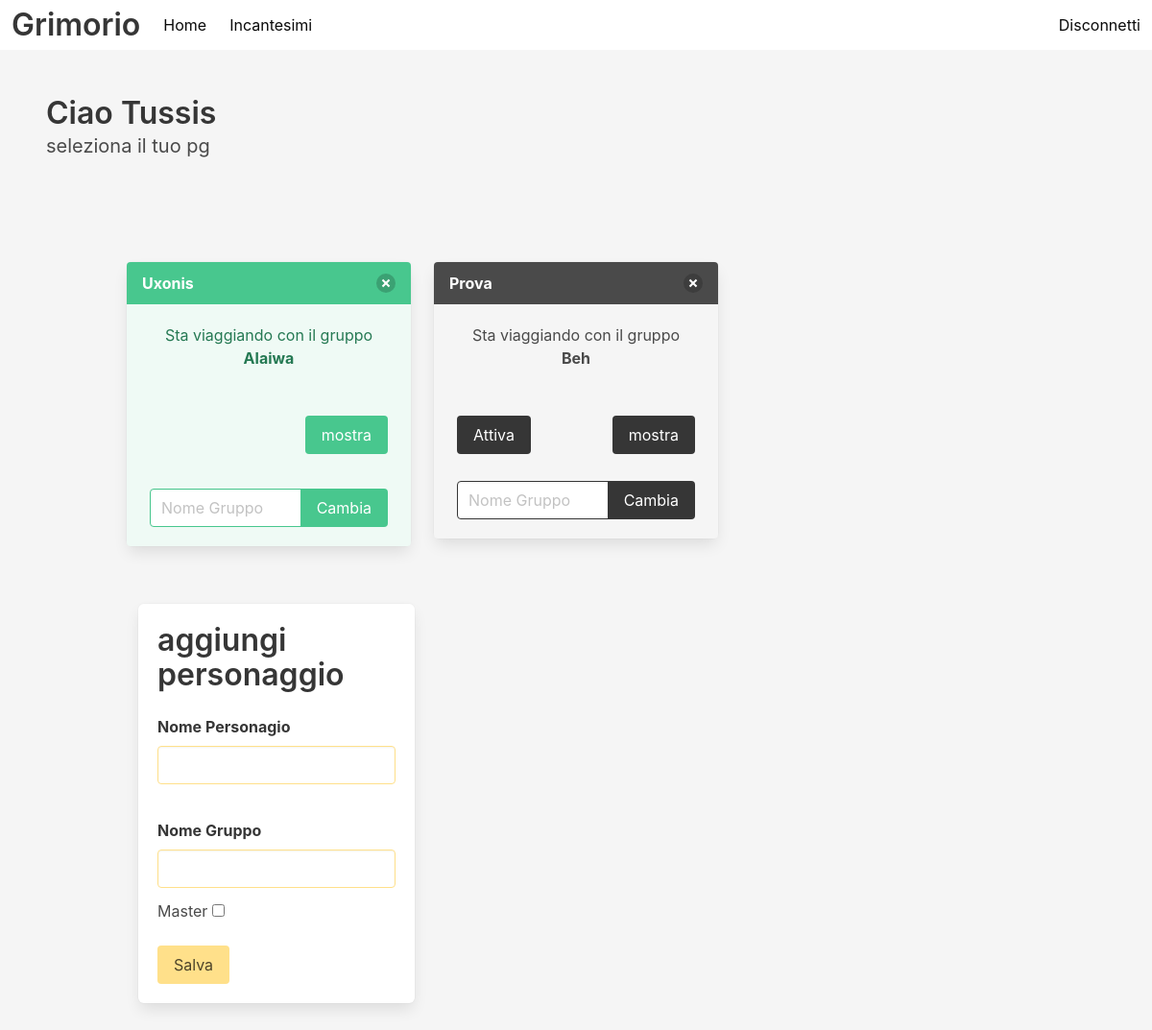
The app's page /index (signed in) with its own data.
### app/models.py (models this page shows, shortened)
class User(UserMixin, db.Model):
    id: so.Mapped[int] = so.mapped_column(primary_key=True)
    username: so.Mapped[str] = so.mapped_column(sa.String(32), index=True, unique=True)
    password_hash: so.Mapped[Optional[str]] = so.mapped_column(sa.String(256))
    chars: so.WriteOnlyMapped["Character"] = so.relationship(back_populates="players")

class Character(db.Model):
    id: so.Mapped[int] = so.mapped_column(primary_key=True)
    name: so.Mapped[str] = so.mapped_column(sa.String(64), index=True, unique=True)
    group: so.Mapped[Optional[str]] = so.mapped_column(sa.String(64), index=True)
    plane: so.Mapped[Optional[str]] = so.mapped_column(sa.String(64), index=True)
    master: so.Mapped[bool] = so.mapped_column(sa.Boolean, default=False)
    active: so.Mapped[bool] = so.mapped_column(sa.Boolean, default=False)
    editable: so.Mapped[Optional[bool]] = so.mapped_column(sa.Boolean, default=True)
    hidden: so.Mapped[Optional[bool]] = so.mapped_column(sa.Boolean, default=False)
    user_id: so.Mapped[int] = so.mapped_column(sa.ForeignKey(User.id), index=True)
    players: so.Mapped[User] = so.relationship(back_populates="chars")
    spells: so.WriteOnlyMapped["Spell"] = so.relationship(
        back_populates="spell_chars", passive_deletes=True
    )

### app/routes.py (the view, shortened to what this page needs)
@app.route("/")
@app.route("/index", methods=["GET", "POST"])
@login_required
def index():
    form = CharacterCreationForm()
    form2 = GroupChangeForm()
    characters = db.session.scalars(
        sa.select(Character).where(Character.players == current_user)
    )
    active_char_setter()
    return render_template(
        "index.html",
        title="Home",
        characters=characters,
        form=form,
        form2=form2,
    )

### app/forms.py (shortened to what this page needs)
class CharacterCreationForm(FlaskForm):
    name = StringField("Nome Personagio", validators=[DataRequired()])
    group = StringField("Nome Gruppo")
    master = BooleanField("Master")
    submit = SubmitField("Salva")

class GroupChangeForm(FlaskForm):
    group_c = StringField("Nome Gruppo", validators=[DataRequired()])
    submit = SubmitField("Cambia")

### app/models.py (called while the page is built)
@login.user_loader
def load_user(id):
    return db.session.get(User, int(id))

### app/templates/index.html (shortened to what this page needs)
{% extends "base.html" %}
{% block content %}
    <section class="section">
        <h1 class="title">Ciao {{ current_user.username }} </h1>
        <p class="subtitle">seleziona il tuo pg</p>
    </section>
    <div class="section">
        <div class="container">
            <div class="column is-centered">
                <div class="columns is-multiline">
                    {% for character in characters %}
                        <div class="column is-one-third">
                            <div class="box p-0">
                            {% if character.active %}
                                <div class="message is-success">
                            {% else %}
                                <div class="message">
                            {% endif %}
                                    <div class="message-header">
                                        {{ character.name }}
                                        <form action="{{ url_for('delete', id=character.id) }}" method="post">
                                            <button class="delete" aria-label="delete"></button>
                                        </form>
                                    </div>
                                    <div class="message-body has-text-centered">
                                        {% if character.master %}
                                            È il master del gruppo <strong>{{ character.group }}</strong>
                                        {% else %}
                                        Sta viaggiando con il gruppo <strong>{{ character.group }}</strong>
                                        {% endif %}
                                        {% if character.editable %}
                                        <br>
                                            {% else %}
                                        <br> Lista <strong>Bloccata</strong> dal Master
                                        {% endif %}
                                        <br><br>
                                            {% if not character.active %}
                                            <div class="columns is-mobile">
                                                <div class="column is-one-third" style="text-align: left;">
                                                    <form action="{{ url_for('activate', id=character.id) }}" method="post">
                                                        {{ form.submit(value="Attiva", class="button is-dark") }}
                                                    </form>
                                                </div>
                                                <div class ="column is-two-thirds" style="text-align: right;">
                                                    <form action="{{ url_for('hidden_state', id=character.id) }}" method="post">
                                                        {% if character.hidden %}
                                                            {{ form.submit(value="mostra", class="button is-dark") }}
                                                        {% else %}
                                                            {{ form.submit(value="nascondi", class="button is-dark") }}
                                                        {% endif %}
                                                    </form>
                                                </div>
                                            </div>
                                                    <form action="{{ url_for('change_group', id=character.id) }}" method="post" class= "field has-addons mt-4">
                                                        <div class="control">
                                                            {{ form2.group_c(class="input is-dark", placeholder="Nome Gruppo") }}
                                                        </div>
                                                        <div class="control">
                                                            {{ form2.submit(class="button is-dark") }}
                                                        </div>
                                                    </form>
                                            {% else %}
                                            <div class="columns is-mobile">
                                                <div class="column is-one-third">
                                                    <br><br>
                                                </div>
                                                <div class ="column is-two-thirds" style="text-align: right;">
                                                    <form action="{{ url_for('hidden_state', id=character.id) }}" method="post">
                                                        {% if character.hidden %}
                                                            {{ form.submit(value="mostra", class="button is-success") }}
                                                        {% else %}
                                                            {{ form.submit(value="nascondi", class="button is-success") }}
                                                        {% endif %}
                                                    </form>
                                                </div>
                                            </div>
                                                    <form action="{{ url_for('change_group', id=character.id) }}" method="post" class= "field has-addons mt-4">
                                                        <div class="control">
                                                            {{ form2.group_c(class="input is-success", placeholder="Nome Gruppo") }}
                                                        </div>
                                                        <div class="control">
                                                            {{ form2.submit(class="button is-success") }}
                                                        </div>
                                                    </form>
                                            {% endif %}
                                    </div>
                                </div>
                            </div>
                        </div>
                    {% else %}
                        <h3>Nessun personaggio ancora creato</h3>
                    {% endfor %}
                    <br>
                </div>
            </div>
                <br>
            <div class="column is-centered">
                <div class="column is-one-third">
                        <form action="{{ url_for('index') }}" method="post" class="box">
                        <h2 class="title">aggiungi personaggio</h2>
                    <div class="field is-warning">
                        {{ form.name.label(class="label") }}
                        {{ form.name(class="input is-warning") }}
                    </div>
                    <br>
                    <div class="field is-warning">
                        {{ form.group.label(class="label") }}
                        {{ form.group(class="input is-warning") }}
                    </div>
                    <p>
                    {{ form.master.label(class="checkbox") }}
                    {{ form.master }}
                    </p>
                            <br>
                    <p>{{ form.submit(class="button is-warning") }}</p>
                </div>
                </div>
        </div>
    </div>
{% endblock %}

### app/static/styles.css (style rules this page uses)
:root { --verde: #46b29e; --rosso: #c15757; }

### records on screen
User: username "Tussis"
Character: name "Uxonis", group "Alaiwa"
Character: name "Prova", group "Beh"
